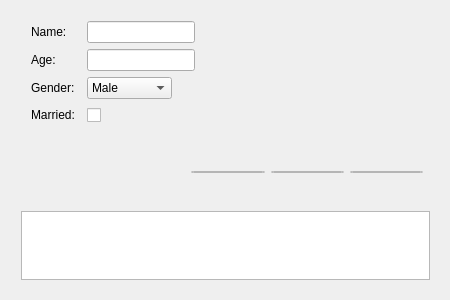
<?xml version="1.0" encoding="UTF-8"?>
<ui version="4.0">
 <class>MainWindow</class>
 <widget class="QMainWindow" name="MainWindow">
  <property name="geometry">
   <rect>
    <x>0</x>
    <y>0</y>
    <width>450</width>
    <height>300</height>
   </rect>
  </property>
  <property name="sizePolicy">
   <sizepolicy hsizetype="Fixed" vsizetype="Fixed">
    <horstretch>0</horstretch>
    <verstretch>0</verstretch>
   </sizepolicy>
  </property>
  <property name="maximumSize">
   <size>
    <width>450</width>
    <height>300</height>
   </size>
  </property>
  <property name="windowTitle">
   <string>MainWindow</string>
  </property>
  <widget class="QWidget" name="centralWidget">
   <widget class="QWidget" name="layoutWidget1">
    <property name="geometry">
     <rect>
      <x>180</x>
      <y>160</y>
      <width>254</width>
      <height>24</height>
     </rect>
    </property>
    <layout class="QHBoxLayout" name="horizontalLayout_3">
     <item>
      <widget class="QPushButton" name="updateButton">
       <property name="text">
        <string>Update</string>
       </property>
      </widget>
     </item>
     <item>
      <widget class="QPushButton" name="insertButton">
       <property name="text">
        <string>Insert</string>
       </property>
      </widget>
     </item>
     <item>
      <widget class="QPushButton" name="deleteButton">
       <property name="text">
        <string>Delete</string>
       </property>
      </widget>
     </item>
    </layout>
   </widget>
   <widget class="QWidget" name="horizontalLayoutWidget">
    <property name="geometry">
     <rect>
      <x>10</x>
      <y>200</y>
      <width>431</width>
      <height>91</height>
     </rect>
    </property>
    <layout class="QHBoxLayout" name="horizontalLayout_4">
     <item>
      <widget class="QTextEdit" name="infoTextEdit"/>
     </item>
    </layout>
   </widget>
   <widget class="QWidget" name="widget" native="true">
    <property name="geometry">
     <rect>
      <x>20</x>
      <y>10</y>
      <width>281</width>
      <height>141</height>
     </rect>
    </property>
    <layout class="QGridLayout" name="gridLayout">
     <property name="sizeConstraint">
      <enum>QLayout::SetFixedSize</enum>
     </property>
     <item row="1" column="0" colspan="2">
      <widget class="QLabel" name="label_2">
       <property name="text">
        <string>Age:</string>
       </property>
      </widget>
     </item>
     <item row="2" column="0">
      <widget class="QLabel" name="label_3">
       <property name="text">
        <string>Gender:</string>
       </property>
      </widget>
     </item>
     <item row="0" column="0">
      <widget class="QLabel" name="label">
       <property name="text">
        <string>Name:</string>
       </property>
      </widget>
     </item>
     <item row="0" column="2">
      <layout class="QHBoxLayout" name="horizontalLayout">
       <item>
        <widget class="QLineEdit" name="nameLineEdit"/>
       </item>
       <item>
        <spacer name="horizontalSpacer">
         <property name="orientation">
          <enum>Qt::Horizontal</enum>
         </property>
         <property name="sizeHint" stdset="0">
          <size>
           <width>40</width>
           <height>20</height>
          </size>
         </property>
        </spacer>
       </item>
      </layout>
     </item>
     <item row="1" column="2">
      <layout class="QHBoxLayout" name="horizontalLayout_2">
       <item>
        <widget class="QLineEdit" name="ageLineEdit"/>
       </item>
       <item>
        <spacer name="horizontalSpacer_2">
         <property name="orientation">
          <enum>Qt::Horizontal</enum>
         </property>
         <property name="sizeHint" stdset="0">
          <size>
           <width>40</width>
           <height>20</height>
          </size>
         </property>
        </spacer>
       </item>
      </layout>
     </item>
     <item row="3" column="0">
      <widget class="QLabel" name="label_4">
       <property name="text">
        <string>Married:</string>
       </property>
      </widget>
     </item>
     <item row="2" column="2">
      <layout class="QHBoxLayout" name="horizontalLayout_5">
       <item>
        <widget class="QComboBox" name="genderComboBox">
         <property name="sizePolicy">
          <sizepolicy hsizetype="Preferred" vsizetype="Preferred">
           <horstretch>0</horstretch>
           <verstretch>0</verstretch>
          </sizepolicy>
         </property>
         <property name="minimumSize">
          <size>
           <width>85</width>
           <height>0</height>
          </size>
         </property>
         <item>
          <property name="text">
           <string>Male</string>
          </property>
         </item>
         <item>
          <property name="text">
           <string>Female</string>
          </property>
         </item>
        </widget>
       </item>
       <item>
        <spacer name="horizontalSpacer_3">
         <property name="orientation">
          <enum>Qt::Horizontal</enum>
         </property>
         <property name="sizeHint" stdset="0">
          <size>
           <width>40</width>
           <height>20</height>
          </size>
         </property>
        </spacer>
       </item>
      </layout>
     </item>
     <item row="3" column="2">
      <layout class="QHBoxLayout" name="horizontalLayout_6">
       <item>
        <widget class="QCheckBox" name="marriedCheckBox">
         <property name="sizePolicy">
          <sizepolicy hsizetype="Preferred" vsizetype="Preferred">
           <horstretch>0</horstretch>
           <verstretch>0</verstretch>
          </sizepolicy>
         </property>
         <property name="text">
          <string/>
         </property>
        </widget>
       </item>
       <item>
        <spacer name="horizontalSpacer_4">
         <property name="orientation">
          <enum>Qt::Horizontal</enum>
         </property>
         <property name="sizeHint" stdset="0">
          <size>
           <width>40</width>
           <height>20</height>
          </size>
         </property>
        </spacer>
       </item>
      </layout>
     </item>
    </layout>
   </widget>
   <widget class="QLabel" name="label_5">
    <property name="geometry">
     <rect>
      <x>310</x>
      <y>30</y>
      <width>131</width>
      <height>91</height>
     </rect>
    </property>
    <property name="styleSheet">
     <string notr="true">image: url(:/sql.jpg);</string>
    </property>
    <property name="text">
     <string/>
    </property>
   </widget>
   <zorder>layoutWidget1</zorder>
   <zorder>horizontalLayoutWidget</zorder>
   <zorder>widget</zorder>
   <zorder>ageLineEdit</zorder>
   <zorder>genderComboBox</zorder>
   <zorder>marriedCheckBox</zorder>
   <zorder>label_5</zorder>
  </widget>
 </widget>
 <layoutdefault spacing="6" margin="11"/>
 <resources/>
 <connections/>
</ui>
